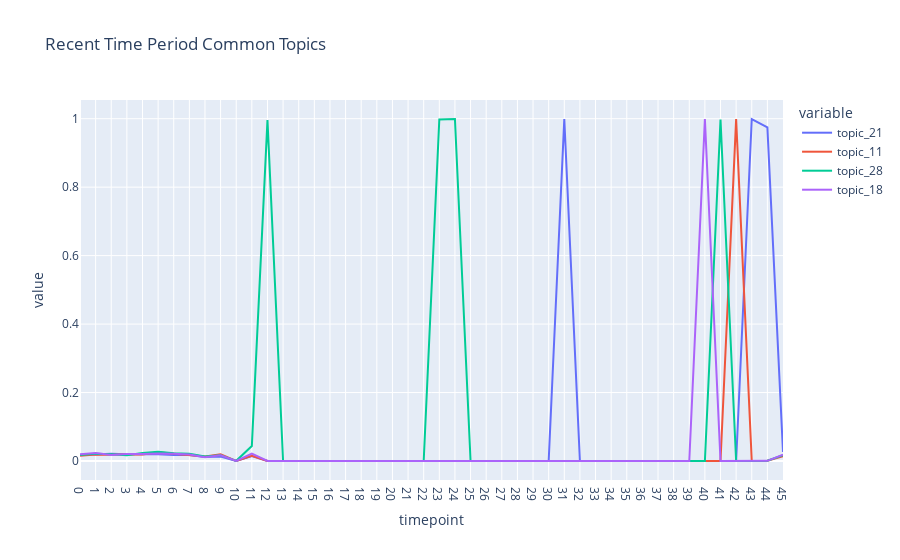

Here is the notebook cell this chart was saved with:
### Markdown cell above
# During the recent of time

### Code cell
td = pd.DataFrame()
for timepoint in range(best_mdl.num_timepoints):
    td_tmp = pd.DataFrame(
        np.stack([doc.get_topic_dist() for doc in best_mdl.docs if doc.timepoint == timepoint]),
        columns=["topic_{}".format(i + 1) for i in range(best_mdl.k)],
    )
    td_tmp["timepoint"] = timepoint
    td = pd.concat([td, td_tmp], ignore_index=True)
    del td_tmp

tp_slelcted = [21, 11, 28, 18] #[3, 4 ,9, 11, 18,21, 23, 26, 28, 44, 46]
topic_list = []
for i in tp_slelcted:
    topic_list.append(f"topic_{i}")

import plotly.express as px
fig = px.line(td, x="timepoint", y=topic_list,
            #   hover_data={"timepoint": "|%B %d, %Y"},
              title='Recent Time Period Common Topics')
fig.update_xaxes(
    dtick="M1",
    tickformat="%b %d",
    ticklabelmode="period")
fig.show()

### Figure 1 — Plotly figure (JSON) as saved in the notebook; plotly's stock layout.template omitted (floating-point values rounded to 4 significant figures)
{"data": [{"hovertemplate": "variable=topic_21<br>timepoint=%{x}<br>value=%{y}<extra></extra>", "legendgroup": "topic_21", "line": {"color": "#636efa", "dash": "solid"}, "marker": {"symbol": "circle"}, "mode": "lines", "name": "topic_21", "orientation": "v", "showlegend": true, "type": "scatter", "x": [0, 1, 2, 3, 4, 5, 6, 7, 8, 9, 10, 11, 12, 13, 14, 15, 16, 17, 18, 19, 20, 21, 22, 23, 24, 25, 26, 27, 28, 29, 30, 31, 32, 33, 34, 35, 36, 37, 38, 39, 40, 41, 42, 43, 44, 45], "xaxis": "x", "y": [0.01775, 0.02019, 0.0211, 0.01942, 0.01957, 0.01984, 0.01737, 0.01777, 0.01199, 0.01313, 0.00011, 0.01415, 0.0001349, 5.106e-06, 3.142e-06, 4.549e-05, 6.827e-05, 6.278e-05, 3.421e-06, 0.0001076, 2.694e-06, 4.451e-06, 3.553e-05, 4.297e-06, 2.86e-06, 3.365e-06, 3.297e-05, 2.558e-06, 4.374e-05, 6.966e-05, 0.0001141, 0.9991, 4.639e-05, 3.272e-05, 2.372e-05, 3.58e-06, 3.05e-06, 3.437e-06, 5.894e-05, 3.099e-06, 2.405e-06, 7.421e-05, 3.183e-06, 0.9991, 0.9745, 0.02612], "yaxis": "y"}, {"hovertemplate": "variable=topic_11<br>timepoint=%{x}<br>value=%{y}<extra></extra>", "legendgroup": "topic_11", "line": {"color": "#EF553B", "dash": "solid"}, "marker": {"symbol": "circle"}, "mode": "lines", "name": "topic_11", "orientation": "v", "showlegend": true, "type": "scatter", "x": [0, 1, 2, 3, 4, 5, 6, 7, 8, 9, 10, 11, 12, 13, 14, 15, 16, 17, 18, 19, 20, 21, 22, 23, 24, 25, 26, 27, 28, 29, 30, 31, 32, 33, 34, 35, 36, 37, 38, 39, 40, 41, 42, 43, 44, 45], "xaxis": "x", "y": [0.01501, 0.01877, 0.01826, 0.01999, 0.01916, 0.02524, 0.02106, 0.01708, 0.01338, 0.01936, 0.0004769, 0.01507, 0.0001349, 5.616e-05, 3.142e-06, 4.136e-06, 3.576e-05, 5.707e-06, 3.763e-05, 5.634e-05, 2.964e-05, 9.347e-05, 3.23e-06, 9.024e-05, 3.146e-05, 3.365e-06, 3.297e-05, 2.814e-05, 2.083e-06, 6.966e-05, 2.783e-06, 2.338e-06, 2.209e-06, 3.272e-05, 2.156e-06, 3.58e-06, 3.05e-06, 7.217e-05, 2.807e-06, 3.099e-06, 2.405e-06, 7.421e-05, 0.9988, 3.185e-06, 0.0009304, 0.01404], "yaxis": "y"}, {"hovertemplate": "variable=topic_28<br>timepoint=%{x}<br>value=%{y}<extra></extra>", "legendgroup": "topic_28", "line": {"color": "#00cc96", "dash": "solid"}, "marker": {"symbol": "circle"}, "mode": "lines", "name": "topic_28", "orientation": "v", "showlegend": true, "type": "scatter", "x": [0, 1, 2, 3, 4, 5, 6, 7, 8, 9, 10, 11, 12, 13, 14, 15, 16, 17, 18, 19, 20, 21, 22, 23, 24, 25, 26, 27, 28, 29, 30, 31, 32, 33, 34, 35, 36, 37, 38, 39, 40, 41, 42, 43, 44, 45], "xaxis": "x", "y": [0.01766, 0.02127, 0.02, 0.01716, 0.02308, 0.02734, 0.02285, 0.02132, 0.01333, 0.0171, 0.0005293, 0.04356, 0.9958, 5.106e-06, 3.142e-06, 4.136e-06, 3.576e-05, 5.707e-06, 3.763e-05, 5.121e-06, 2.694e-06, 4.896e-05, 3.553e-05, 0.9977, 0.9991, 0.0001379, 3.297e-05, 2.558e-06, 2.291e-05, 3.317e-06, 3.061e-05, 2.338e-06, 2.43e-05, 2.974e-06, 2.372e-05, 7.518e-05, 3.355e-05, 7.217e-05, 2.807e-06, 3.099e-06, 7.454e-05, 0.9978, 6.683e-05, 3.504e-05, 0.0005619, 0.01683], "yaxis": "y"}, {"hovertemplate": "variable=topic_18<br>timepoint=%{x}<br>value=%{y}<extra></extra>", "legendgroup": "topic_18", "line": {"color": "#ab63fa", "dash": "solid"}, "marker": {"symbol": "circle"}, "mode": "lines", "name": "topic_18", "orientation": "v", "showlegend": true, "type": "scatter", "x": [0, 1, 2, 3, 4, 5, 6, 7, 8, 9, 10, 11, 12, 13, 14, 15, 16, 17, 18, 19, 20, 21, 22, 23, 24, 25, 26, 27, 28, 29, 30, 31, 32, 33, 34, 35, 36, 37, 38, 39, 40, 41, 42, 43, 44, 45], "xaxis": "x", "y": [0.01992, 0.02359, 0.01789, 0.02055, 0.02079, 0.02224, 0.02106, 0.01926, 0.01112, 0.01653, 0.0004769, 0.02152, 0.0001349, 5.616e-05, 3.142e-06, 8.685e-05, 3.576e-05, 6.278e-05, 3.421e-06, 5.634e-05, 2.694e-06, 4.896e-05, 3.553e-05, 4.297e-06, 8.867e-05, 3.365e-06, 3.297e-05, 2.558e-06, 2.291e-05, 3.317e-06, 2.783e-06, 2.338e-06, 2.209e-06, 6.246e-05, 2.372e-05, 3.938e-05, 3.05e-06, 3.437e-06, 2.807e-06, 3.409e-05, 0.9991, 7.421e-05, 3.501e-05, 3.504e-05, 0.0005619, 0.01869], "yaxis": "y"}], "layout": {"legend": {"title": {"text": "variable"}, "tracegroupgap": 0}, "title": {"text": "Recent Time Period Common Topics"}, "xaxis": {"anchor": "y", "domain": [0, 1], "dtick": "M1", "tickformat": "%b %d", "ticklabelmode": "period", "title": {"text": "timepoint"}}, "yaxis": {"anchor": "x", "domain": [0, 1], "title": {"text": "value"}}}}
